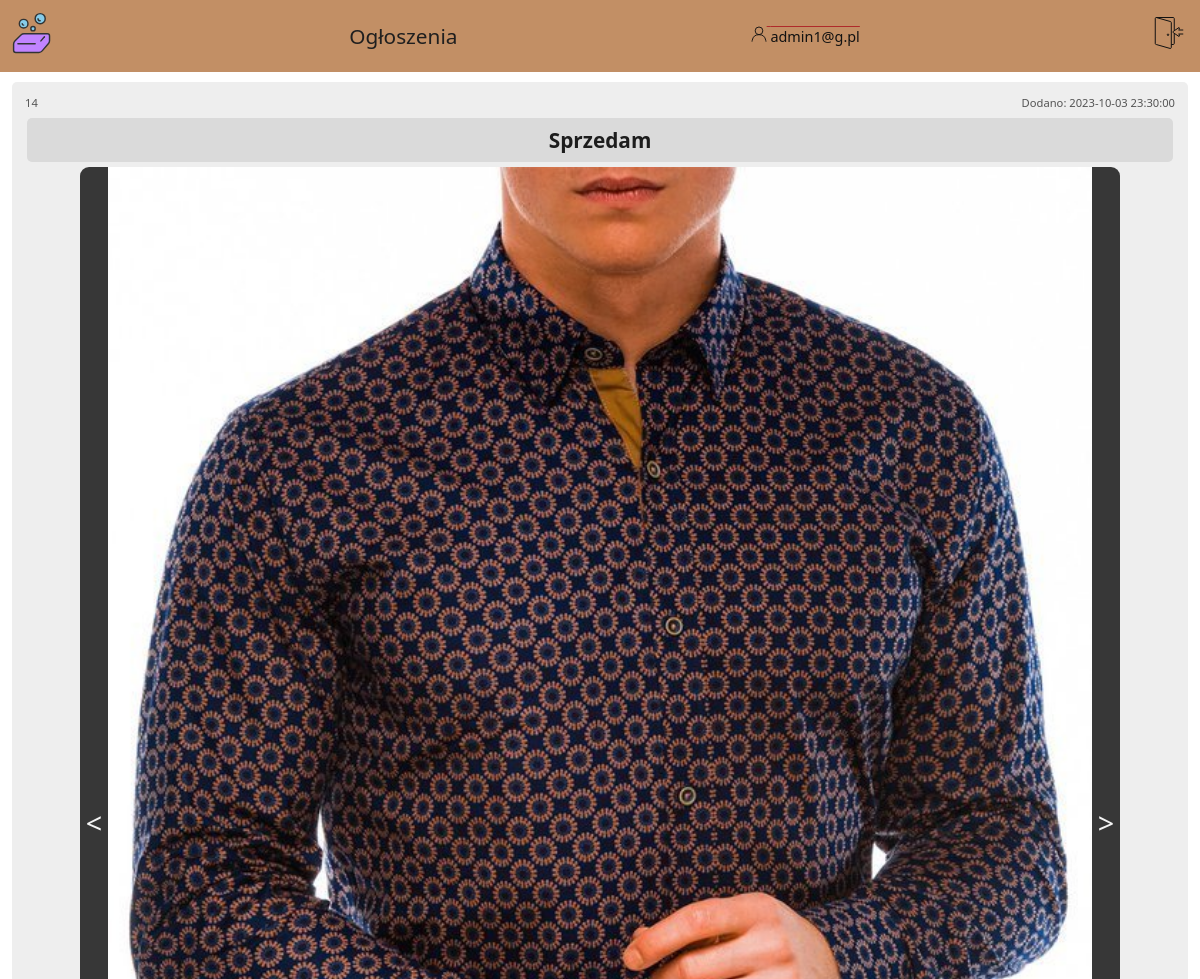
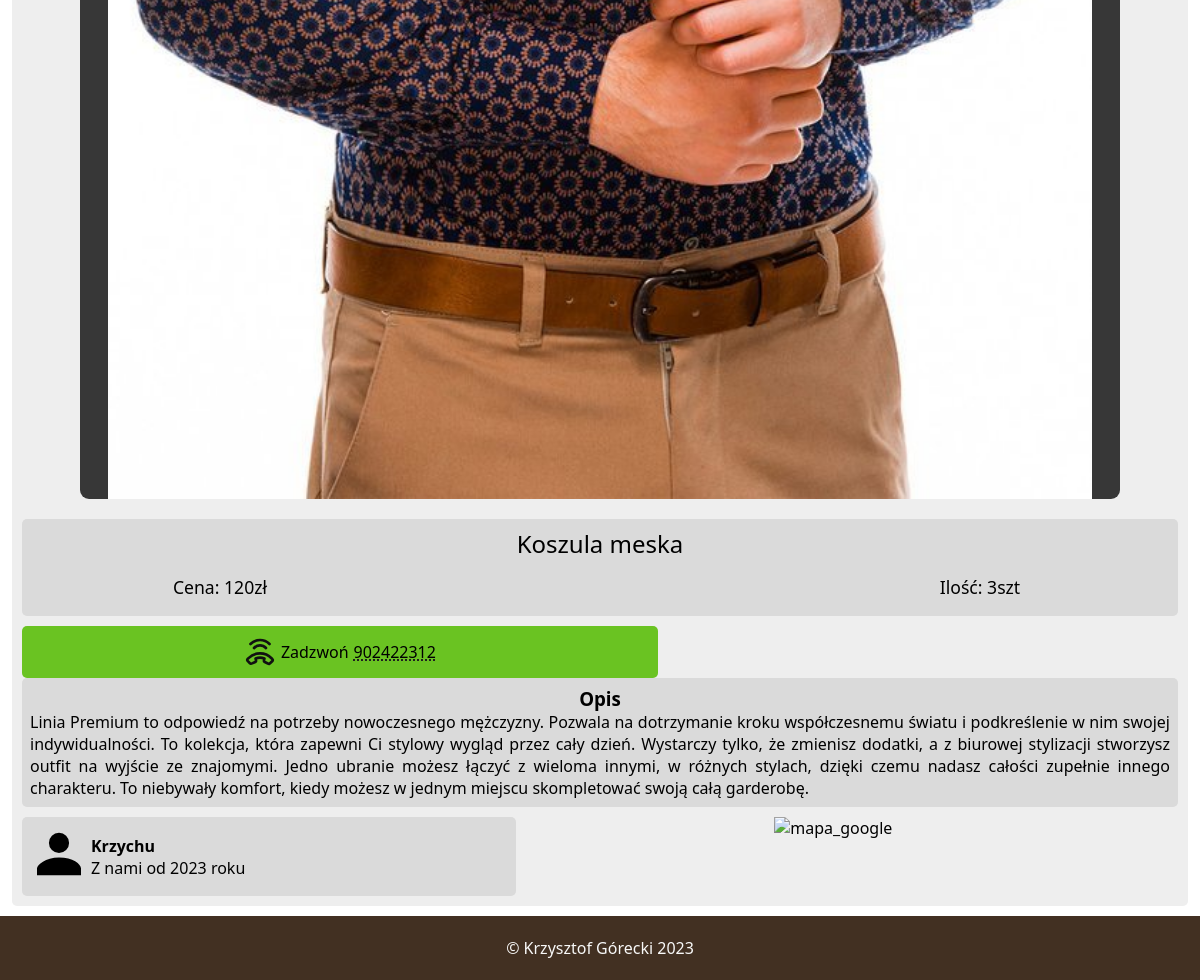
The app's page /ogloszenia/koszula-meska-453242u.php (signed in) with its own data (2 pictures, top to bottom).
### tables this page shows
CREATE TABLE `ogloszenia` (
  `id_ogloszenia` int(11) NOT NULL,
  `nazwa` varchar(130) NOT NULL,
  `cena` int(11) NOT NULL,
  `ilosc` smallint(6) NOT NULL,
  `kategoria` tinyint(4) NOT NULL,
  `nr_telefonu` char(9) NOT NULL,
  `opis` text NOT NULL,
  `przypisane_konto` int(11) NOT NULL,
  `zdjecia` text DEFAULT NULL,
  `link` varchar(50) NOT NULL,
  `czas_dodania` datetime NOT NULL
);

CREATE TABLE `kategoria_ogloszenia` (
  `id_kategorii` tinyint(4) NOT NULL,
  `kategoria` varchar(50) NOT NULL
);

CREATE TABLE `konta` (
  `id_konta` int(11) NOT NULL,
  `imie` varchar(100) DEFAULT NULL,
  `email` varchar(100) NOT NULL,
  `haslo` varchar(100) NOT NULL,
  `dostep` tinyint(4) NOT NULL,
  `token` varchar(60) DEFAULT NULL,
  `data_rejestracji` datetime NOT NULL,
  `ostatnie_logowanie` datetime DEFAULT NULL
);

### ogloszenia/koszula-meska-453242u.php (the view, shortened to what this page needs)
<?php
include_once('../laczenie_z_baza.php');
?>
<!DOCTYPE html>
<html lang="pl">
<head>
    <link rel="stylesheet" href="../style.css">
</head>
<body>
<?php include_once('../menu_nav_ogloszenie.php') ?>
<div class='contener'>
<div class='produkt_box'>
<?php
$url = $_SERVER['REQUEST_URI'];
$url = parse_url($url);
$cut_url = explode("/",$url['path']);
$url = end($cut_url);
$pytanie = "SELECT id_ogloszenia, nazwa, cena, ilosc, nr_telefonu, opis, konta.imie, konta.data_rejestracji, zdjecia, kategoria_ogloszenia.kategoria, czas_dodania
FROM ogloszenia
INNER JOIN kategoria_ogloszenia on kategoria_ogloszenia.id_kategorii = ogloszenia.kategoria
INNER JOIN konta on konta.id_konta = ogloszenia.przypisane_konto
WHERE link = ?";
$wykonaj = $conn -> prepare($pytanie);
$wykonaj -> execute([$url]);
$produkt_dane = $wykonaj -> fetch(PDO::FETCH_ASSOC);
$zdjecia = explode(",", $produkt_dane["zdjecia"]);
    echo "<div class='produkt_ident'>
        <span>$produkt_dane[id_ogloszenia]</span>
        <span>Dodano: $produkt_dane[czas_dodania]</span>
    </div>";
?>
    <div class='produkt_kategoria'>
        <?php echo ucfirst($produkt_dane["kategoria"]); ?>
    </div>
<?php
    echo "<div class='produkt_showcase'>";
    if(!empty($zdjecia[0])){
        $showcase = array();
        foreach($zdjecia as $zdjecie){
            $dodane_z = "zdjecia_ogloszen/".$zdjecie;
            array_push($showcase, $dodane_z);
        }
        echo "<button onclick='zdjecie_minus()'> < </button>";
        echo "<img id='zdjecie_produktu' src='$showcase[0]' alt='produkt'>";
        echo "<button onclick='zdjecie_plus()'> > </button>";
    }
    else{
        echo "<img src='../ikony/brak_zdjecia.svg' alt='produkt' width='90%' height='auto'>";
    }
    echo "</div>";
?>
    <div class='produkt_info'>
        <p><?php echo ucfirst($produkt_dane["nazwa"]); ?></p>
        <span>Ilość: <?php echo $produkt_dane["ilosc"]; ?>szt</span>
        <span>Cena: <?php echo $produkt_dane["cena"]; ?>zł</span>
    </div>
    <div class='produkt_zadzwon'>
        <img src="../ikony/call.svg" width='32px' height='32px'>
        <span>Zadzwoń </span>
        <span><?php echo $produkt_dane['nr_telefonu'] ?></span>
    </div>
    <div class='produkt_opis'>
        <h3>Opis</h3>
        <span><?php echo ucfirst($produkt_dane["opis"]); ?></span>
    </div>
    <div class='produkt_grupaOL'>
        <div class='produkt_ogloszeniodawca'>
            <div>
                <img src="../ikony/person.svg" alt="personIcon">
            </div>
            <div>
                <p style='font-weight: bold;'><?php echo ucfirst($produkt_dane["imie"]); ?></p>
                <p>
                <?php
                $rok = explode('-', $produkt_dane["data_rejestracji"]);
                echo "Z nami od " . $rok[0] . " roku";
                ?>
                </p>
            </div>
        </div>
        <div class='produkt_lokalizacja'>
            <img src="https://media1.giphy.com/media/wFmAaA333ZXOwTA7d8/giphy.gif?cid=ecf05e47lzv29uino41d549ae89ssj9fqt4dj6v1r28l1r8r&ep=v1_gifs_search&rid=giphy.gif&ct=g" alt="mapa_google" width='150px' heigth='auto'>
        </div>
    </div>
</div>
</div>
    <?php include_once("../footer.php") ?>
</body>
</html>

### style.css (style rules this page uses)
* { box-sizing: border-box; margin: 0; font-family: 'Segoe UI', Tahoma, Geneva, Verdana, sans-serif; }
body { overflow-x: hidden; min-height: 100vh; display: flex; flex-direction: column; }
.contener { flex: 1; margin-left: auto; margin-right: auto; padding: 10px; background-color: #eeeeee; width: 98vw; height: auto; display: flex; flex-direction: column; border-radius: 5px; }
.produkt_ident { display: flex; flex-direction: row; justify-content: space-between; font-size: 0.7rem; color: #545454; padding: 3px; }
.produkt_kategoria { text-align: center; background-color: #dadada; color: #1d1d1d; font-size: 1.3rem; font-weight: bold; border-radius: 5px; padding: 8px; margin: 5px; }
.produkt_showcase { width: 90%; margin-left: auto; margin-right: auto; display: flex; justify-content: center; }
.produkt_showcase button:nth-child(1) { border-bottom-left-radius: 9px; border-top-left-radius: 9px; }
.produkt_showcase button:nth-child(3) { border-bottom-right-radius: 9px; border-top-right-radius: 9px; }
.produkt_showcase button { background-color: #373737; color: #f3f3f3; border: none; font-size: 1.8rem; transition: 0.5s; cursor: pointer; }
.produkt_showcase img { text-align: center; width: 100%; max-width: 1000px; margin-left: auto; margin-right: auto; }
.produkt_info { padding: 4px; display: grid; grid-template-columns: repeat(3, 1fr); grid-template-rows: repeat(2, 1fr); grid-row-gap: 15px; text-align: center; font-size: 1.1rem; margin-top: 20px; margin-bottom: 10px; border-radius: 5px; padding: 8px; background-color: #dadada; }
.produkt_info p:nth-child(1) { font-size: 1.5rem; grid-area: 1 / 1 / 2 / 4; }
.produkt_info span:nth-child(2) { grid-area: 2 / 3 / 3 / 4; }
.produkt_opis { text-align: justify; border-radius: 5px; padding: 8px; background-color: #dadada; }
.produkt_opis h3 { text-align: center; }
.produkt_grupaOL { display: flex; flex-direction: row; margin-top: 10px; gap: 5px; }
.produkt_ogloszeniodawca { display: flex; width: 45%; min-width: 140px; flex-direction: row; align-items: center; background-color: #dadada; border-radius: 5px; padding: 5px; }
.produkt_ogloszeniodawca div img { width: 64px; height: 64px; }
.produkt_lokalizacja { width: 60%; display: flex; justify-content: center; }
.produkt_zadzwon { display: flex; flex-direction: row; width: 55%; background-color: #6ac322; border-radius: 5px; padding: 10px; align-items: center; gap: 5px; justify-content: center; }
.produkt_zadzwon span:nth-child(3) { text-decoration: #1f1f1f 1.5px underline dotted; }

### records on screen
ogloszenia: id_ogloszenia "14", czas_dodania "2023-10-03 23:30:00", kategoria.kategoria "Sprzedam", nazwa "Koszula meska", ilosc "3", cena "120", nr_telefonu "902422312", opis "Linia Premium to odpowiedź na potrzeby nowoczesnego mężczyzny. Pozwala na dotrzymanie kroku współczesnemu światu i podkreślenie w nim swojej indywidualności. To kolekcja, która zapewni Ci stylowy wygląd przez cały dzień. Wystarczy tylko, że zmienisz dodatki, a z biurowej stylizacji stworzysz outfit na wyjście ze znajomymi. Jedno ubranie możesz łączyć z wieloma innymi, w różnych stylach, dzięki czemu nadasz całości zupełnie innego charakteru. To niebywały komfort, kiedy możesz w jednym miejscu skompletować swoją całą garderobę.", przypisane_konto.imie "Krzychu", przypisane_konto.data_rejestracji "2023"

### other values on screen
$_SESSION[email] "admin1@g.pl"
